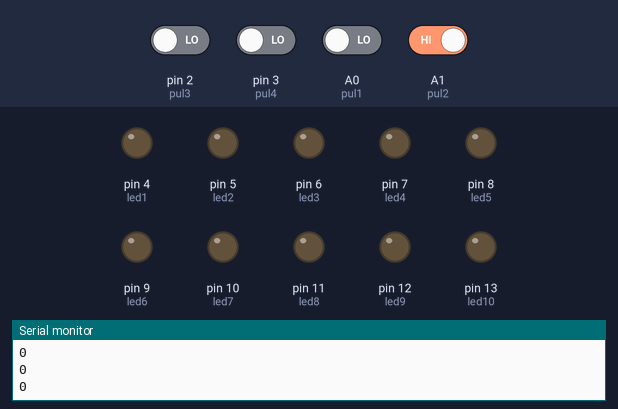
Recording of a sketch running on a simulated Arduino Uno, built with avr-gcc and run on an emulated ATmega328P. Parts: output pins drawn as LEDs (lit = HIGH), the last lines printed to the serial monitor. Dashed ring = blinking. The test bench sets the inputs (shaded band); at power-on: A1 (pul2) HIGH, A0 (pul1), pin 2 (pul3), pin 3 (pul4) LOW.

Above: at 1.2 s.
1.3 s: pin 2 (pul3) driven HIGH
At 1.57 s:
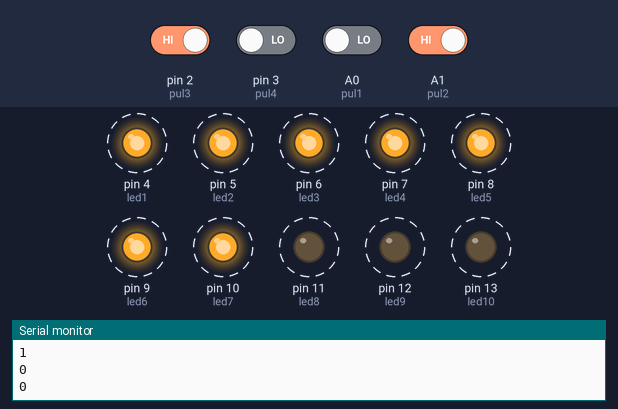
4.3 s: A0 (pul1) driven HIGH
At 4.55 s:
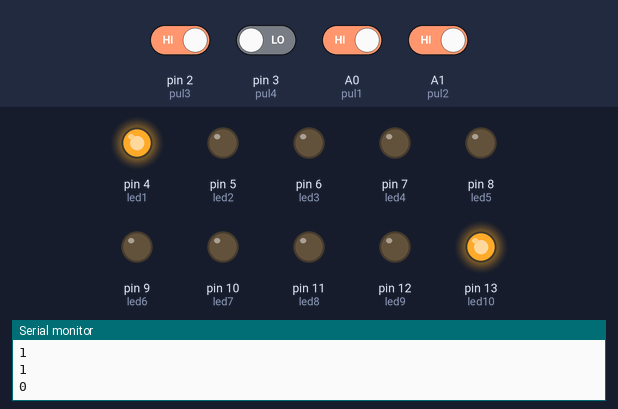
7.3 s: pin 3 (pul4) driven HIGH
At 8.66 s:
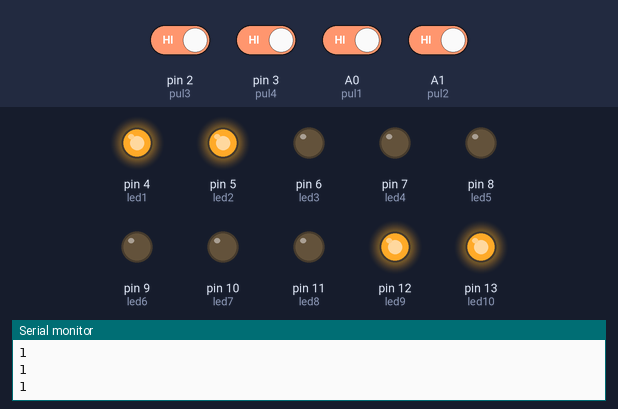
10.3 s: A1 (pul2) driven LOW
At 10.56 s:
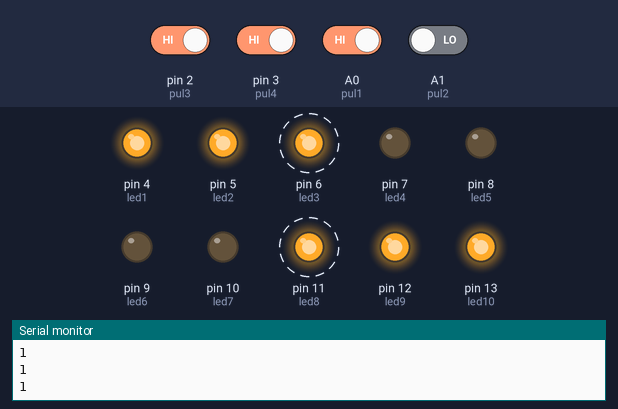
13.3 s: A0 (pul1) driven LOW
16.3 s: pin 2 (pul3) driven LOW
Timing chart, 0 to 20.3 s (numbered marks = the images above; inputs shaded):
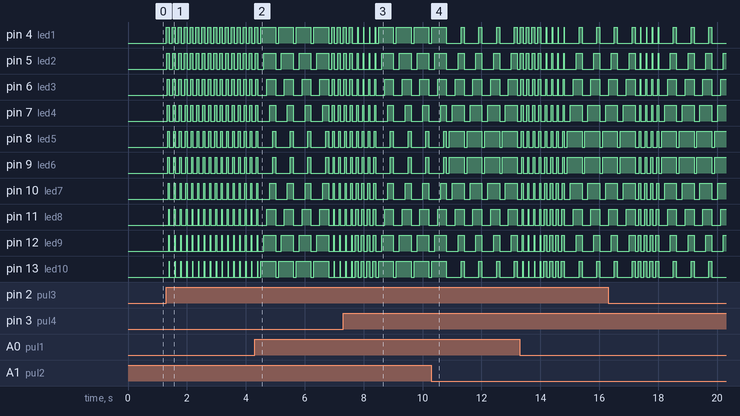

Measured:
- after the input at 1.3 s, pin 4 (led1): alternates HIGH for 0.10 s and LOW for 0.10 s, starting at once; pin 5 (led2): alternates HIGH for 0.09 s and LOW for 0.11 s, starting at once

The sketch:

practica444444444444444444444444.33333333333333333.ino
```cpp
#define pul1 A0
#define pul2 A1
#define pul3 2
#define pul4 3
const int led1 = 4;
const int led2 = 5;
const int led3 = 6 ;
const int led4 = 7;
const int led5 = 8;
const int led6 = 9;
const int led7 = 10;
const int led8 = 11;
const int led9 = 12;
const int led10 = 13;
int estado1;
int estado2;
int estado3;
int estado4;
#define entrada() pinMode(pul1,INPUT)
#define entrada_2() pinMode(pul2,INPUT)
#define entrada_3() pinMode(pul3,INPUT)
# define entrada_4() pinMode(pul4,INPUT)
#define salida_1() pinMode(led1,OUTPUT)
#define salida_2() pinMode(led2,OUTPUT)
#define salida_3() pinMode(led3,OUTPUT)
#define salida_4() pinMode(led4,OUTPUT)
#define salida_5() pinMode(led5,OUTPUT)
#define salida_6() pinMode(led6,OUTPUT)
#define salida_7() pinMode(led7,OUTPUT)
#define salida_8() pinMode(led8,OUTPUT)
#define salida_9() pinMode(led9,OUTPUT)
#define salida_10() pinMode(led10,OUTPUT)
void setup(){
Serial.begin(9600);
entrada();
entrada_2();
entrada_3();
entrada_4();
salida_1();
salida_2();
salida_3();
salida_4();
salida_5();
salida_6();
salida_7();
salida_8();
salida_9();
salida_10();
}
void loop(){
Serial.println(estado1);
Serial.println(estado2);
Serial.println(estado3);
Serial.println(estado4);
estado1 = digitalRead(pul1);
if(estado1 == 1){
  digitalWrite(led1, HIGH);
  digitalWrite(led10, HIGH);
  delay(100);
  digitalWrite(led2, HIGH);
  digitalWrite(led9, HIGH);
  delay(100);
  digitalWrite(led3, HIGH);
  digitalWrite(led8, HIGH);
  delay(100);
  digitalWrite(led4, HIGH);
  digitalWrite(led7, HIGH);
  delay(100);
  digitalWrite(led5, HIGH);
  digitalWrite(led6, HIGH);
  delay(100);
  digitalWrite(led1,LOW);
  digitalWrite(led2,LOW);
  digitalWrite(led3,LOW);
  digitalWrite(led4,LOW);
  digitalWrite(led5,LOW);
  digitalWrite(led6,LOW);
  digitalWrite(led7,LOW);
  digitalWrite(led8,LOW);
  digitalWrite(led9,LOW);
  digitalWrite(led10,LOW);
  delay(100);
  digitalWrite(led1, HIGH);
  digitalWrite(led10, HIGH);
  delay(100);
  digitalWrite(led2, HIGH);
  digitalWrite(led9, HIGH);
  delay(100);
  digitalWrite(led3, HIGH);
  digitalWrite(led8, HIGH);
  delay(100);
  digitalWrite(led4, HIGH);
  digitalWrite(led7, HIGH);
  delay(100);
  digitalWrite(led5, HIGH);
  digitalWrite(led6, HIGH);
  delay(100);
  digitalWrite(led1,LOW);
  digitalWrite(led2,LOW);
  digitalWrite(led3,LOW);
  digitalWrite(led4,LOW);
  digitalWrite(led5,LOW);
  digitalWrite(led6,LOW);
  digitalWrite(led7,LOW);
  digitalWrite(led8,LOW);
  digitalWrite(led9,LOW);
  digitalWrite(led10,LOW);
  delay(100);
  digitalWrite(led1, HIGH);
  digitalWrite(led10, HIGH);
  delay(100);
  digitalWrite(led2, HIGH);
  digitalWrite(led9, HIGH);
  delay(100);
  digitalWrite(led3, HIGH);
  digitalWrite(led8, HIGH);
  delay(100);
  digitalWrite(led4, HIGH);
  digitalWrite(led7, HIGH);
  delay(100);
  digitalWrite(led5, HIGH);
  digitalWrite(led6, HIGH);
  delay(100);
  digitalWrite(led1,LOW);
  digitalWrite(led2,LOW);
  digitalWrite(led3,LOW);
  digitalWrite(led4,LOW);
  digitalWrite(led5,LOW);
  digitalWrite(led6,LOW);
  digitalWrite(led7,LOW);
  digitalWrite(led8,LOW);
  digitalWrite(led9,LOW);
  digitalWrite(led10,LOW);
  delay(100);
  digitalWrite(led1, HIGH);
  digitalWrite(led10, HIGH);
  delay(100);
  digitalWrite(led2, HIGH);
  digitalWrite(led9, HIGH);
  delay(100);
  digitalWrite(led3, HIGH);
  digitalWrite(led8, HIGH);
  delay(100);
  digitalWrite(led4, HIGH);
  digitalWrite(led7, HIGH);
  delay(100);
  digitalWrite(led5, HIGH);
  digitalWrite(led6, HIGH);
  delay(100);
  digitalWrite(led1,LOW);
  digitalWrite(led2,LOW);
  digitalWrite(led3,LOW);
  digitalWrite(led4,LOW);
  digitalWrite(led5,LOW);
  digitalWrite(led6,LOW);
  digitalWrite(led7,LOW);
  digitalWrite(led8,LOW);
  digitalWrite(led9,LOW);
  digitalWrite(led10,LOW);
  delay(100);
}
estado2 = digitalRead(pul2);
if(estado2 == 0){
  digitalWrite(led5, HIGH);
  digitalWrite(led6, HIGH);
  delay(100);
  digitalWrite(led4, HIGH);
  digitalWrite(led7, HIGH);
  delay(100);
  digitalWrite(led3, HIGH);
  digitalWrite(led8, HIGH);
  delay(100);
  digitalWrite(led2, HIGH);
  digitalWrite(led9, HIGH);
  delay(100);
  digitalWrite(led1, HIGH);
  digitalWrite(led10, HIGH);
  delay(100);
  digitalWrite(led1,LOW);
  digitalWrite(led2,LOW);
  digitalWrite(led3,LOW);
  digitalWrite(led4,LOW);
  digitalWrite(led5,LOW);
  digitalWrite(led6,LOW);
  digitalWrite(led7,LOW);
  digitalWrite(led8,LOW);
  digitalWrite(led9,LOW);
  digitalWrite(led10,LOW);
  delay(100);
  digitalWrite(led5, HIGH);
  digitalWrite(led6, HIGH);
  delay(100);
  digitalWrite(led4, HIGH);
  digitalWrite(led7, HIGH);
  delay(100);
  digitalWrite(led3, HIGH);
  digitalWrite(led8, HIGH);
  delay(100);
  digitalWrite(led2, HIGH);
  digitalWrite(led9, HIGH);
  delay(100);
  digitalWrite(led1, HIGH);
  digitalWrite(led10, HIGH);
  delay(100);
  digitalWrite(led1,LOW);
  digitalWrite(led2,LOW);
  digitalWrite(led3,LOW);
  digitalWrite(led4,LOW);
  digitalWrite(led5,LOW);
  digitalWrite(led6,LOW);
  digitalWrite(led7,LOW);
  digitalWrite(led8,LOW);
  digitalWrite(led9,LOW);
  digitalWrite(led10,LOW);
  delay(100);
  digitalWrite(led5, HIGH);
  digitalWrite(led6, HIGH);
  delay(100);
  digitalWrite(led4, HIGH);
  digitalWrite(led7, HIGH);
  delay(100);
  digitalWrite(led3, HIGH);
  digitalWrite(led8, HIGH);
  delay(100);
  digitalWrite(led2, HIGH);
  digitalWrite(led9, HIGH);
  delay(100);
  digitalWrite(led1, HIGH);
  digitalWrite(led10, HIGH);
  delay(100);
  digitalWrite(led1,LOW);
  digitalWrite(led2,LOW);
  digitalWrite(led3,LOW);
  digitalWrite(led4,LOW);
  digitalWrite(led5,LOW);
  digitalWrite(led6,LOW);
  digitalWrite(led7,LOW);
  digitalWrite(led8,LOW);
  digitalWrite(led9,LOW);
  digitalWrite(led10,LOW);
  delay(100);
  digitalWrite(led5, HIGH);
  digitalWrite(led6, HIGH);
  delay(100);
  digitalWrite(led4, HIGH);
  digitalWrite(led7, HIGH);
  delay(100);
  digitalWrite(led3, HIGH);
  digitalWrite(led8, HIGH);
  delay(100);
  digitalWrite(led2, HIGH);
  digitalWrite(led9, HIGH);
  delay(100);
  digitalWrite(led1, HIGH);
  digitalWrite(led10, HIGH);
  delay(100);
  digitalWrite(led1,LOW);
  digitalWrite(led2,LOW);
  digitalWrite(led3,LOW);
  digitalWrite(led4,LOW);
  digitalWrite(led5,LOW);
  digitalWrite(led6,LOW);
  digitalWrite(led7,LOW);
  digitalWrite(led8,LOW);
  digitalWrite(led9,LOW);
  digitalWrite(led10,LOW);
  delay(100);
}
estado3 = digitalRead(pul3);
if(estado3 == 1){
  digitalWrite(led1,HIGH);
  delay(10);
  digitalWrite(led2,HIGH);
  delay(10);
  digitalWrite(led3,HIGH);
  delay(10);
  digitalWrite(led4,HIGH);
  delay(10);
  digitalWrite(led5,HIGH);
  delay(10);
  digitalWrite(led6,HIGH);
  delay(10);
  digitalWrite(led7,HIGH);
  delay(10);
  digitalWrite(led8,HIGH);
  delay(10);
  digitalWrite(led9,HIGH);
  delay(10);
  digitalWrite(led10,HIGH);
  delay(10);
  digitalWrite(led1,LOW);
  digitalWrite(led2,LOW);
  digitalWrite(led3,LOW);
  digitalWrite(led4,LOW);
  digitalWrite(led5,LOW);
  digitalWrite(led6,LOW);
  digitalWrite(led7,LOW);
  digitalWrite(led8,LOW);
  digitalWrite(led9,LOW);
  digitalWrite(led10,LOW);
  delay(100);
  digitalWrite(led1,HIGH);
  delay(10);
  digitalWrite(led2,HIGH);
  delay(10);
  digitalWrite(led3,HIGH);
  delay(10);
  digitalWrite(led4,HIGH);
  delay(10);
  digitalWrite(led5,HIGH);
  delay(10);
  digitalWrite(led6,HIGH);
  delay(10);
  digitalWrite(led7,HIGH);
  delay(10);
  digitalWrite(led8,HIGH);
  delay(10);
  digitalWrite(led9,HIGH);
  delay(10);
  digitalWrite(led10,HIGH);
  delay(10);
  digitalWrite(led1,LOW);
  digitalWrite(led2,LOW);
  digitalWrite(led3,LOW);
  digitalWrite(led4,LOW);
  digitalWrite(led5,LOW);
  digitalWrite(led6,LOW);
  digitalWrite(led7,LOW);
  digitalWrite(led8,LOW);
  digitalWrite(led9,LOW);
  digitalWrite(led10,LOW);
  delay(100);
  digitalWrite(led1,HIGH);
  delay(10);
  digitalWrite(led2,HIGH);
  delay(10);
  digitalWrite(led3,HIGH);
  delay(10);
  digitalWrite(led4,HIGH);
  delay(10);
  digitalWrite(led5,HIGH);
  delay(10);
  digitalWrite(led6,HIGH);
  delay(10);
  digitalWrite(led7,HIGH);
  delay(10);
  digitalWrite(led8,HIGH);
  delay(10);
  digitalWrite(led9,HIGH);
  delay(10);
  digitalWrite(led10,HIGH);
  delay(10);
  digitalWrite(led1,LOW);
  digitalWrite(led2,LOW);
  digitalWrite(led3,LOW);
  digitalWrite(led4,LOW);
  digitalWrite(led5,LOW);
  digitalWrite(led6,LOW);
  digitalWrite(led7,LOW);
  digitalWrite(led8,LOW);
  digitalWrite(led9,LOW);
  digitalWrite(led10,LOW);
  delay(100);
  digitalWrite(led1,HIGH);
  delay(10);
  digitalWrite(led2,HIGH);
  delay(10);
  digitalWrite(led3,HIGH);
  delay(10);
  digitalWrite(led4,HIGH);
  delay(10);
  digitalWrite(led5,HIGH);
  delay(10);
  digitalWrite(led6,HIGH);
  delay(10);
  digitalWrite(led7,HIGH);
  delay(10);
  digitalWrite(led8,HIGH);
  delay(10);
  digitalWrite(led9,HIGH);
  delay(10);
  digitalWrite(led10,HIGH);
  delay(10);
  digitalWrite(led1,LOW);
  digitalWrite(led2,LOW);
  digitalWrite(led3,LOW);
  digitalWrite(led4,LOW);
  digitalWrite(led5,LOW);
  digitalWrite(led6,LOW);
  digitalWrite(led7,LOW);
  digitalWrite(led8,LOW);
  digitalWrite(led9,LOW);
  digitalWrite(led10,LOW);
  delay(100);
}
estado4 = digitalRead(pul4);
if(estado4 == 1){
  digitalWrite(led10,HIGH);
  delay(10);
  digitalWrite(led9,HIGH);
  delay(10);
  digitalWrite(led8,HIGH);
  delay(10);
  digitalWrite(led7,HIGH);
  delay(10);
  digitalWrite(led6,HIGH);
  delay(10);
  digitalWrite(led5,HIGH);
  delay(10);
  digitalWrite(led4,HIGH);
  delay(10);
  digitalWrite(led3,HIGH);
  delay(10);
  digitalWrite(led2,HIGH);
  delay(10);
  digitalWrite(led1,HIGH);
  delay(10);
  digitalWrite(led10,LOW);
  digitalWrite(led9,LOW);
  digitalWrite(led8,LOW);
  digitalWrite(led7,LOW);
  digitalWrite(led6,LOW);
  digitalWrite(led5,LOW);
  digitalWrite(led4,LOW);
  digitalWrite(led3,LOW);
  digitalWrite(led2,LOW);
  digitalWrite(led1,LOW);
  delay(100);
  digitalWrite(led10,HIGH);
  delay(10);
  digitalWrite(led9,HIGH);
  delay(10);
  digitalWrite(led8,HIGH);
  delay(10);
  digitalWrite(led7,HIGH);
  delay(10);
  digitalWrite(led6,HIGH);
  delay(10);
  digitalWrite(led5,HIGH);
  delay(10);
  digitalWrite(led4,HIGH);
  delay(10);
  digitalWrite(led3,HIGH);
  delay(10);
  digitalWrite(led2,HIGH);
  delay(10);
  digitalWrite(led1,HIGH);
  delay(10);
  digitalWrite(led10,LOW);
  digitalWrite(led9,LOW);
  digitalWrite(led8,LOW);
  digitalWrite(led7,LOW);
  digitalWrite(led6,LOW);
  digitalWrite(led5,LOW);
  digitalWrite(led4,LOW);
  digitalWrite(led3,LOW);
  digitalWrite(led2,LOW);
  digitalWrite(led1,LOW);
  delay(100);
  digitalWrite(led10,HIGH);
  delay(10);
  digitalWrite(led9,HIGH);
  delay(10);
  digitalWrite(led8,HIGH);
  delay(10);
  digitalWrite(led7,HIGH);
  delay(10);
  digitalWrite(led6,HIGH);
  delay(10);
  digitalWrite(led5,HIGH);
  delay(10);
  digitalWrite(led4,HIGH);
  delay(10);
  digitalWrite(led3,HIGH);
  delay(10);
  digitalWrite(led2,HIGH);
  delay(10);
  digitalWrite(led1,HIGH);
  delay(10);
  digitalWrite(led10,LOW);
  digitalWrite(led9,LOW);
  digitalWrite(led8,LOW);
  digitalWrite(led7,LOW);
  digitalWrite(led6,LOW);
  digitalWrite(led5,LOW);
  digitalWrite(led4,LOW);
  digitalWrite(led3,LOW);
  digitalWrite(led2,LOW);
  digitalWrite(led1,LOW);
  delay(100);
  digitalWrite(led10,HIGH);
  delay(10);
  digitalWrite(led9,HIGH);
  delay(10);
  digitalWrite(led8,HIGH);
  delay(10);
  digitalWrite(led7,HIGH);
  delay(10);
  digitalWrite(led6,HIGH);
  delay(10);
  digitalWrite(led5,HIGH);
  delay(10);
  digitalWrite(led4,HIGH);
  delay(10);
  digitalWrite(led3,HIGH);
  delay(10);
  digitalWrite(led2,HIGH);
  delay(10);
  digitalWrite(led1,HIGH);
  delay(10);
  digitalWrite(led10,LOW);
  digitalWrite(led9,LOW);
  digitalWrite(led8,LOW);
  digitalWrite(led7,LOW);
  digitalWrite(led6,LOW);
  digitalWrite(led5,LOW);
  digitalWrite(led4,LOW);
  digitalWrite(led3,LOW);
  digitalWrite(led2,LOW);
  digitalWrite(led1,LOW);
  delay(100);
}
}
```
